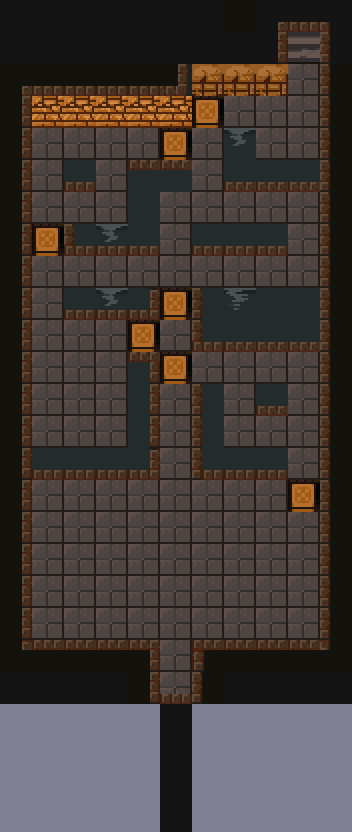

A 2D game scene composited from a Tiled map and its tileset images. What follows is a short description and the map's XML, with each tile layer's data collapsed to a summary:
An orthogonal 11x26 tile map with 32x32 px tiles, 7 tile layers (map, rugs, down_shadows, down_objects, ...), 1 hidden layer not drawn, 8 tilesets.

<map version="1.4" tiledversion="1.4.2" orientation="orthogonal" renderorder="right-down" compressionlevel="0" width="11" height="26" tilewidth="32" tileheight="32" infinite="0" backgroundcolor="#7f8093" nextlayerid="12" nextobjectid="1">
 <tileset firstgid="1" name="collisions" tilewidth="32" tileheight="32" tilecount="16" columns="4">
  <image source="Tilesets/collisions.png" width="128" height="128" />
 </tileset>
 <tileset firstgid="17" name="room_builder_32x32" tilewidth="32" tileheight="32" tilecount="3009" columns="59">
  <image source="Tilesets/Room_Builder_32x32.png" width="1888" height="1632" />
 </tileset>
 <tileset firstgid="3026" name="generic_32x32" tilewidth="32" tileheight="32" tilecount="960" columns="16">
  <image source="Tilesets/generic_32x32.png" width="512" height="1920" />
 </tileset>
 <tileset firstgid="3986" name="classroom_library_32x32" tilewidth="32" tileheight="32" tilecount="544" columns="16">
  <image source="Tilesets/classroom_library_32x32.png" width="512" height="1088" />
 </tileset>
 <tileset firstgid="4530" name="hospital_32x32" tilewidth="32" tileheight="32" tilecount="1248" columns="16">
  <image source="Tilesets/hospital_32x32.png" width="512" height="2496" />
 </tileset>
 <tileset firstgid="5778" name="basement_32x32" tilewidth="32" tileheight="32" tilecount="800" columns="16">
  <image source="Tilesets/basement_32x32.png" width="512" height="1600" />
 </tileset>
 <tileset firstgid="6578" name="bathroom_32x32" tilewidth="32" tileheight="32" tilecount="896" columns="16">
  <image source="Tilesets/bathroom_32x32.png" width="512" height="1792" />
 </tileset>
 <tileset firstgid="7474" name="fungus_cave" tilewidth="32" tileheight="32" tilecount="368" columns="8">
  <image source="Tilesets/fungus_cave.png" width="256" height="1472" />
 </tileset>
 <layer id="1" name="map" width="11" height="26">
  <properties>
   <property name="IdFloor" type="int" value="3" />
   <property name="Nodraw" type="int" value="0" />
  </properties>
  <data>[286 cells, 242 non-empty, 18 distinct tile ids]</data>
 </layer>
 <layer id="11" name="rugs" width="11" height="26">
  <data>[286 cells, 25 non-empty, 8 distinct tile ids]</data>
 </layer>
 <layer id="7" name="down_shadows" width="11" height="26">
  <data>[286 cells, 11 non-empty, 5 distinct tile ids]</data>
 </layer>
 <layer id="9" name="down_objects" width="11" height="26">
  <data>[286 cells, 7 non-empty, 1 distinct tile ids]</data>
 </layer>
 <layer id="5" name="up_walls" width="11" height="26">
  <properties>
   <property name="up_draw" type="int" value="1" />
  </properties>
  <data>[286 cells, 2 non-empty, 1 distinct tile ids]</data>
 </layer>
 <layer id="8" name="up_shadows" width="11" height="26">
  <properties>
   <property name="up_draw" type="int" value="1" />
  </properties>
  <data>[286 cells, 21 non-empty, 2 distinct tile ids]</data>
 </layer>
 <layer id="10" name="up_objects" width="11" height="26">
  <properties>
   <property name="up_draw" type="int" value="1" />
  </properties>
  <data>[286 cells, 28 non-empty, 11 distinct tile ids]</data>
 </layer>
 <layer id="2" name="collisions" width="11" height="26" visible="0">
  <properties>
   <property name="Nodraw" type="int" value="1" />
  </properties>
  <data>[286 cells, 113 non-empty, 6 distinct tile ids]</data>
 </layer>
</map>
